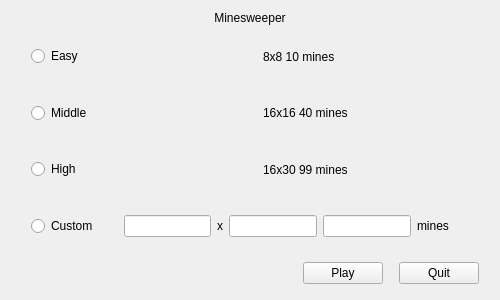
<?xml version="1.0" encoding="UTF-8"?>
<ui version="4.0">
 <class>MinesweeprWelcomeView</class>
 <widget class="QWidget" name="MinesweeprWelcomeView">
  <property name="geometry">
   <rect>
    <x>0</x>
    <y>0</y>
    <width>500</width>
    <height>300</height>
   </rect>
  </property>
  <property name="windowTitle">
   <string>Minesweeper</string>
  </property>
  <layout class="QVBoxLayout" name="verticalLayout_2">
   <item>
    <layout class="QHBoxLayout" name="horizontalLayout_7">
     <item>
      <widget class="QLabel" name="label_2">
       <property name="text">
        <string>Minesweeper</string>
       </property>
       <property name="alignment">
        <set>Qt::AlignCenter</set>
       </property>
      </widget>
     </item>
    </layout>
   </item>
   <item>
    <layout class="QHBoxLayout" name="horizontalLayout_5">
     <item>
      <spacer name="verticalSpacer_2">
       <property name="orientation">
        <enum>Qt::Vertical</enum>
       </property>
       <property name="sizeType">
        <enum>QSizePolicy::MinimumExpanding</enum>
       </property>
       <property name="sizeHint" stdset="0">
        <size>
         <width>20</width>
         <height>40</height>
        </size>
       </property>
      </spacer>
     </item>
     <item>
      <widget class="QRadioButton" name="easyRadioButton">
       <property name="text">
        <string>Easy</string>
       </property>
       <attribute name="buttonGroup">
        <string notr="true">buttonGroup</string>
       </attribute>
      </widget>
     </item>
     <item>
      <widget class="QLabel" name="label_4">
       <property name="text">
        <string>8x8 10 mines</string>
       </property>
      </widget>
     </item>
    </layout>
   </item>
   <item>
    <layout class="QHBoxLayout" name="horizontalLayout_4">
     <item>
      <spacer name="verticalSpacer_3">
       <property name="orientation">
        <enum>Qt::Vertical</enum>
       </property>
       <property name="sizeType">
        <enum>QSizePolicy::MinimumExpanding</enum>
       </property>
       <property name="sizeHint" stdset="0">
        <size>
         <width>20</width>
         <height>40</height>
        </size>
       </property>
      </spacer>
     </item>
     <item>
      <widget class="QRadioButton" name="middleRadioButton">
       <property name="text">
        <string>Middle</string>
       </property>
       <attribute name="buttonGroup">
        <string notr="true">buttonGroup</string>
       </attribute>
      </widget>
     </item>
     <item>
      <widget class="QLabel" name="label_5">
       <property name="text">
        <string>16x16 40 mines</string>
       </property>
      </widget>
     </item>
    </layout>
   </item>
   <item>
    <layout class="QHBoxLayout" name="horizontalLayout_3">
     <item>
      <spacer name="verticalSpacer_4">
       <property name="orientation">
        <enum>Qt::Vertical</enum>
       </property>
       <property name="sizeType">
        <enum>QSizePolicy::MinimumExpanding</enum>
       </property>
       <property name="sizeHint" stdset="0">
        <size>
         <width>20</width>
         <height>40</height>
        </size>
       </property>
      </spacer>
     </item>
     <item>
      <widget class="QRadioButton" name="highRadioButton">
       <property name="text">
        <string>High</string>
       </property>
       <attribute name="buttonGroup">
        <string notr="true">buttonGroup</string>
       </attribute>
      </widget>
     </item>
     <item>
      <widget class="QLabel" name="label_6">
       <property name="text">
        <string>16x30 99 mines</string>
       </property>
      </widget>
     </item>
    </layout>
   </item>
   <item>
    <layout class="QHBoxLayout" name="horizontalLayout">
     <item>
      <spacer name="verticalSpacer_5">
       <property name="orientation">
        <enum>Qt::Vertical</enum>
       </property>
       <property name="sizeType">
        <enum>QSizePolicy::MinimumExpanding</enum>
       </property>
       <property name="sizeHint" stdset="0">
        <size>
         <width>20</width>
         <height>40</height>
        </size>
       </property>
      </spacer>
     </item>
     <item>
      <widget class="QRadioButton" name="customRadioButton">
       <property name="text">
        <string>Custom</string>
       </property>
       <attribute name="buttonGroup">
        <string notr="true">buttonGroup</string>
       </attribute>
      </widget>
     </item>
     <item>
      <spacer name="horizontalSpacer_3">
       <property name="orientation">
        <enum>Qt::Horizontal</enum>
       </property>
       <property name="sizeHint" stdset="0">
        <size>
         <width>40</width>
         <height>20</height>
        </size>
       </property>
      </spacer>
     </item>
     <item>
      <widget class="QLineEdit" name="rowLineEdit">
       <property name="text">
        <string/>
       </property>
      </widget>
     </item>
     <item>
      <widget class="QLabel" name="label">
       <property name="text">
        <string>x</string>
       </property>
      </widget>
     </item>
     <item>
      <widget class="QLineEdit" name="columnLineEdit"/>
     </item>
     <item>
      <widget class="QLineEdit" name="minesLineEdit"/>
     </item>
     <item>
      <widget class="QLabel" name="label_3">
       <property name="text">
        <string>mines</string>
       </property>
      </widget>
     </item>
     <item>
      <spacer name="horizontalSpacer_6">
       <property name="orientation">
        <enum>Qt::Horizontal</enum>
       </property>
       <property name="sizeType">
        <enum>QSizePolicy::Minimum</enum>
       </property>
       <property name="sizeHint" stdset="0">
        <size>
         <width>40</width>
         <height>20</height>
        </size>
       </property>
      </spacer>
     </item>
    </layout>
   </item>
   <item>
    <layout class="QHBoxLayout" name="horizontalLayout_8">
     <item>
      <spacer name="verticalSpacer_6">
       <property name="orientation">
        <enum>Qt::Vertical</enum>
       </property>
       <property name="sizeType">
        <enum>QSizePolicy::Preferred</enum>
       </property>
       <property name="sizeHint" stdset="0">
        <size>
         <width>20</width>
         <height>5</height>
        </size>
       </property>
      </spacer>
     </item>
    </layout>
   </item>
   <item>
    <layout class="QHBoxLayout" name="horizontalLayout_2">
     <item>
      <spacer name="horizontalSpacer">
       <property name="orientation">
        <enum>Qt::Horizontal</enum>
       </property>
       <property name="sizeHint" stdset="0">
        <size>
         <width>40</width>
         <height>20</height>
        </size>
       </property>
      </spacer>
     </item>
     <item>
      <widget class="QPushButton" name="playPushButton">
       <property name="text">
        <string>Play</string>
       </property>
      </widget>
     </item>
     <item>
      <spacer name="horizontalSpacer_7">
       <property name="orientation">
        <enum>Qt::Horizontal</enum>
       </property>
       <property name="sizeType">
        <enum>QSizePolicy::Minimum</enum>
       </property>
       <property name="sizeHint" stdset="0">
        <size>
         <width>10</width>
         <height>20</height>
        </size>
       </property>
      </spacer>
     </item>
     <item>
      <widget class="QPushButton" name="quitPushButton">
       <property name="text">
        <string>Quit</string>
       </property>
      </widget>
     </item>
     <item>
      <spacer name="horizontalSpacer_2">
       <property name="orientation">
        <enum>Qt::Horizontal</enum>
       </property>
       <property name="sizeType">
        <enum>QSizePolicy::Minimum</enum>
       </property>
       <property name="sizeHint" stdset="0">
        <size>
         <width>10</width>
         <height>20</height>
        </size>
       </property>
      </spacer>
     </item>
    </layout>
   </item>
   <item>
    <spacer name="verticalSpacer">
     <property name="orientation">
      <enum>Qt::Vertical</enum>
     </property>
     <property name="sizeType">
      <enum>QSizePolicy::Preferred</enum>
     </property>
     <property name="sizeHint" stdset="0">
      <size>
       <width>0</width>
       <height>5</height>
      </size>
     </property>
    </spacer>
   </item>
  </layout>
 </widget>
 <resources/>
 <connections/>
 <buttongroups>
  <buttongroup name="buttonGroup"/>
 </buttongroups>
</ui>
